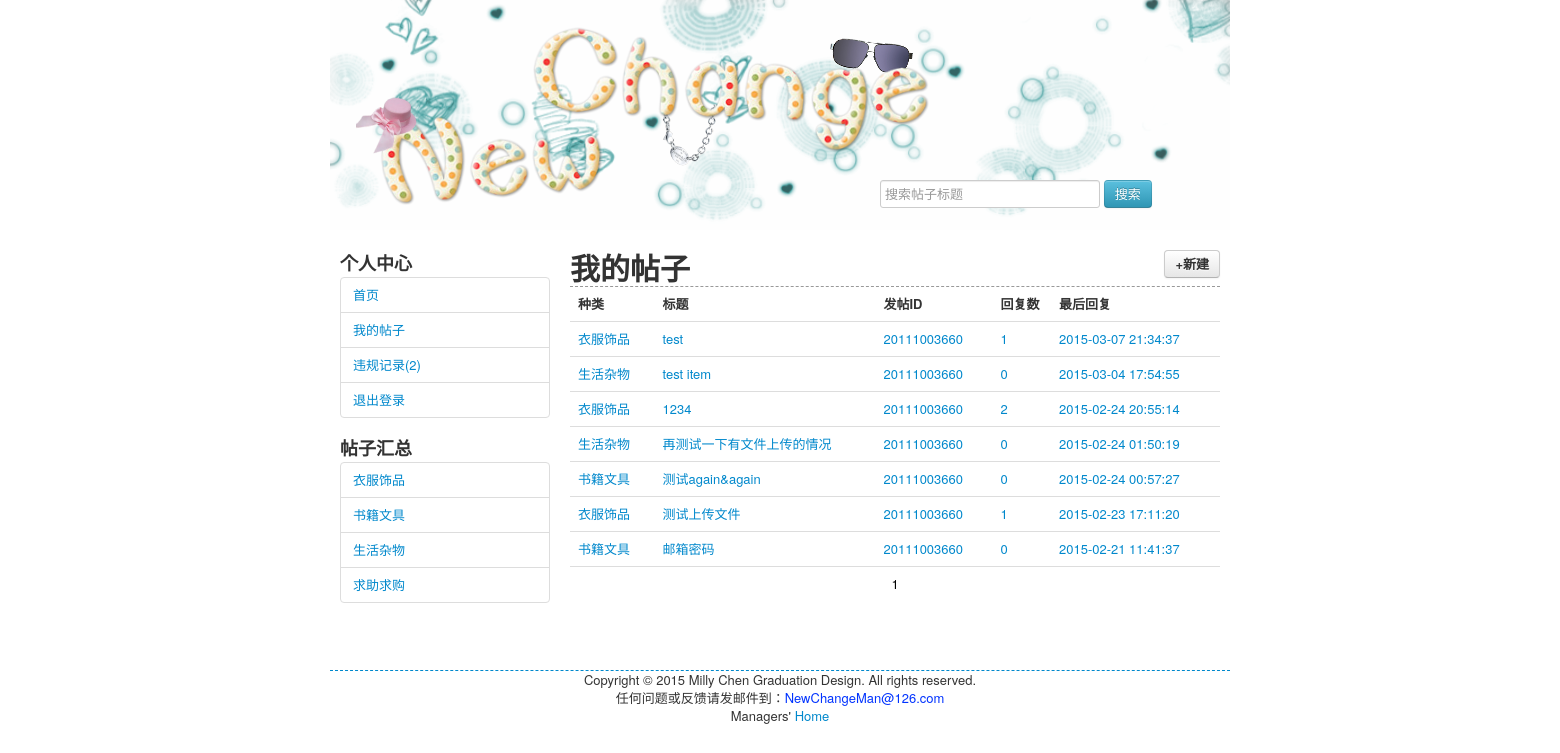
Page /upload/20111003660/myitem.php (signed in) on the committed database.
### tables this page shows
CREATE TABLE IF NOT EXISTS `user` (
  `user_id` varchar(30) NOT NULL,
  `password` varchar(20) NOT NULL,
  `user_type` char(2) NOT NULL COMMENT '0管理员，1普通用户',
  `alarm` int(2) NOT NULL DEFAULT '0' COMMENT '满3次禁言',
  `status` char(2) NOT NULL COMMENT '0代表正常，1代表不显示',
  PRIMARY KEY (`user_id`)
);

CREATE TABLE IF NOT EXISTS `type` (
  `type` bigint(20) NOT NULL AUTO_INCREMENT,
  `name` varchar(20) NOT NULL,
  PRIMARY KEY (`type`)
);

CREATE TABLE IF NOT EXISTS `item` (
  `item_id` bigint(100) NOT NULL AUTO_INCREMENT,
  `type` bigint(20) NOT NULL,
  `title` text NOT NULL,
  `content` text NOT NULL,
  `attachment` text COMMENT '默认为null，有path则取path',
  `author` varchar(30) NOT NULL,
  `time` datetime NOT NULL COMMENT '发帖时间',
  `last_modify` datetime NOT NULL,
  `status` char(2) NOT NULL DEFAULT '0' COMMENT '0代表正常，1代表不显示',
  PRIMARY KEY (`item_id`),
  KEY `author` (`author`),
  KEY `type` (`type`)
);

### upload/20111003660/myitem.php (the view, shortened to what this page needs)
<!DOCTYPE html PUBLIC "-//W3C//DTD XHTML 1.0 Transitional//EN" "http://www.w3.org/TR/xhtml1/DTD/xhtml1-transitional.dtd">
<html xmlns="http://www.w3.org/1999/xhtml">
<head>
</head>
<body>
<?php
include("../deal/user_check.php");
include("header.php");
?>
<div id="middle">
<?php include("middle_left.php"); ?>
<div id="middle_right">
<h1 class="border1">我的帖子
<span style="float:right;"><a class="btn" data-toggle="modal" href="#myModal" >+新建</a></span>
</h1>
<table class="table">
<thead>
<tr>
<th width="13%">种类</th>
<th width="34%">标题</th>
<th width="18%">发帖ID</th>
<th width="9%">回复数</th>
<th width="26%">最后回复</th>
</tr>
</thead>
<tbody>
<?php
$perNumber=20;
$page=$_GET['page'];
if (!isset($page)) {
 $page=1;
}
$startCount=($page-1)*$perNumber;
$result=mysql_query("select * from item where status='0' and author=".$_SESSION['user_id']." order by last_modify desc limit $startCount,$perNumber");
while ($row=mysql_fetch_array($result)) {
$type=$row["type"];
$item_id=$row["item_id"];
?>
<tr class="font_style1">
<td>
<?php
$res=mysql_query("select * from type where type=".$type);
$list=mysql_fetch_array($res);
echo $list["name"];
?>
</td>
<td><a href="item_detail.php?item_id=<?php echo $item_id; ?>"><?php echo $row["title"]; ?></a></td>
<td><?php echo $row["author"]; ?></td>
<td>
<?php
$reply_count=mysql_query("select * from reply where status='0' and item_id=".$item_id);
echo mysql_num_rows($reply_count);
?></td>
<td><?php echo $row["last_modify"]; ?></td>
</tr>
<?php
}
?>
<tr>
<td colspan="5" style="text-align:center; color:#000;">
<?php echo $page; ?>
</td>
</tr>
</tbody>
</table>
</div>
</div>
<?php include("footer.php"); ?>
</body>
</html>

### others/middle_left.php (shortened to what this page needs)
<!DOCTYPE html PUBLIC "-//W3C//DTD XHTML 1.0 Transitional//EN" "http://www.w3.org/TR/xhtml1/DTD/xhtml1-transitional.dtd">
<html xmlns="http://www.w3.org/1999/xhtml">
<head>
</head>
<body>
<div id="middle_left">
<?php
if(isset($_SESSION['user_id'])){
?>
<h3>个人中心</h3>
<ul class="nav nav-tabs nav-stacked">
<li><a href="../index.php">首页</a></li>
<li>
<a href="myitem.php">我的帖子</a>
</li>
<li>
<?php
$alarm_rs=mysql_query("select * from user where user_id=".$_SESSION['user_id']);
$alarm_row=mysql_fetch_array($alarm_rs)
?>
<a href="myalarm.php">违规记录(<?php echo $alarm_row["alarm"]; ?>)</a>
</li>
<li>
<a href="../deal/log off.php">退出登录</a>
</li>
</ul>
<h3>帖子汇总</h3>
<ul class="nav nav-tabs nav-stacked">
<?php
$type_rs=mysql_query("select * from type");
while($type_row=mysql_fetch_array($type_rs))
{?>
    <li><a href="typeselect.php?type=<?php echo $type_row['type']; ?>"><?php echo $type_row["name"]; ?></a></li>
<?php
}
?>
</ul>
<?php
}
?>
</div>
</body>
</html>

### style/style.css (style rules this page uses)
* { margin:0px; padding:0px; }
#middle { width:880px; margin:0 auto; padding:20px 10px; min-height:400px; }
#middle_left { width:210px; float:left; }
#middle_right { width:650px; float:right; }
.font_style1 { color:#0088CC; }
.border1 { border-bottom:dashed 1px #999; }

### rows in the picture
user: alarm "2"
type: name "衣服饰品"
type: name "书籍文具"
type: name "生活杂物"
type: name "求助求购"
item: type.name "衣服饰品", title "test", author "20111003660", mysql_num_rows($reply_count) "1", last_modify "2015-03-07 21:34:37"
item: type.name "生活杂物", title "test item", author "20111003660", mysql_num_rows($reply_count) "0", last_modify "2015-03-04 17:54:55"
item: type.name "衣服饰品", title "1234", author "20111003660", mysql_num_rows($reply_count) "2", last_modify "2015-02-24 20:55:14"
item: type.name "生活杂物", title "再测试一下有文件上传的情况", author "20111003660", mysql_num_rows($reply_count) "0", last_modify "2015-02-24 01:50:19"
item: type.name "书籍文具", title "测试again&again", author "20111003660", mysql_num_rows($reply_count) "0", last_modify "2015-02-24 00:57:27"
item: type.name "衣服饰品", title "测试上传文件", author "20111003660", mysql_num_rows($reply_count) "1", last_modify "2015-02-23 17:11:20"
item: type.name "书籍文具", title "邮箱密码", author "20111003660", mysql_num_rows($reply_count) "0", last_modify "2015-02-21 11:41:37"

### other values in the picture
$page "1"
